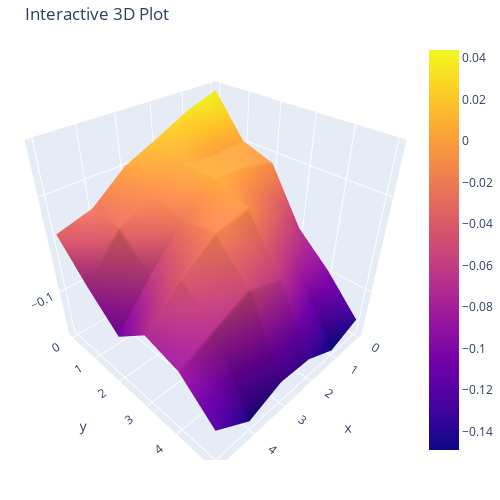

This figure's notebook cell:
### Code cell
import plotly.graph_objects as go

# Your data
z = [
    [0.04375, 0.0325, 0.01625, 0.00125, -0.02625, -0.03625],
    [0.0025, 0.0, 0.00375, -0.0125, -0.03, -0.0725],
    [-0.00875, 0.00125, 0.00375, -0.0225, -0.06125, -0.10375],
    [-0.065, -0.03625, -0.01, -0.01625, -0.04125, -0.075],
    [-0.09625, -0.09125, -0.06375, -0.0525, -0.06875, -0.085],
    [-0.135, -0.14875, -0.13125, -0.12875, -0.14375, -0.1175]
]

# Create the meshgrid for x and y coordinates
x = list(range(len(z[0])))
y = list(range(len(z)))

fig = go.Figure(data=[go.Surface(z=z, x=x, y=y)])
fig.update_layout(title='Interactive 3D Plot', autosize=False,
                  width=500, height=500, margin=dict(t=40, r=0, l=20, b=40))
fig.show()

### Figure 1 — Plotly figure (JSON) as saved in the notebook; plotly's stock layout.template omitted (floating-point values rounded to 4 significant figures)
{"data": [{"x": [0, 1, 2, 3, 4, 5], "y": [0, 1, 2, 3, 4, 5], "z": [[0.04375, 0.0325, 0.01625, 0.00125, -0.02625, -0.03625], [0.0025, 0.0, 0.00375, -0.0125, -0.03, -0.0725], [-0.00875, 0.00125, 0.00375, -0.0225, -0.06125, -0.1037], [-0.065, -0.03625, -0.01, -0.01625, -0.04125, -0.075], [-0.09625, -0.09125, -0.06375, -0.0525, -0.06875, -0.085], [-0.135, -0.1487, -0.1313, -0.1288, -0.1437, -0.1175]], "type": "surface"}], "layout": {"margin": {"t": 40, "r": 0, "l": 20, "b": 40}, "title": {"text": "Interactive 3D Plot"}, "autosize": false, "width": 500, "height": 500}}
